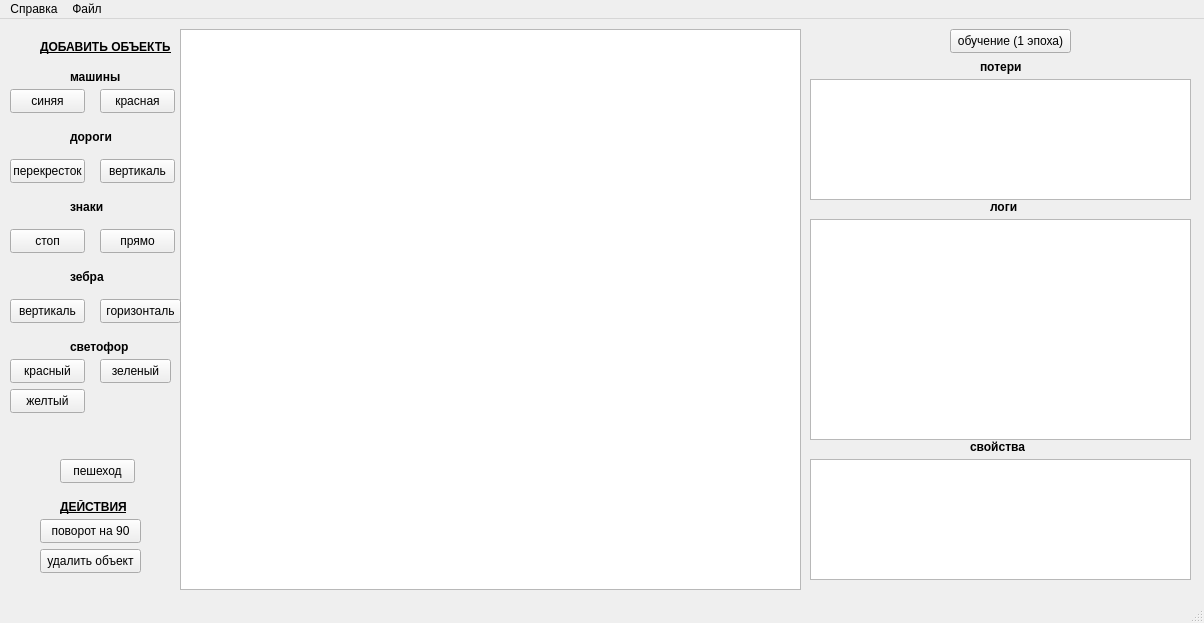
<?xml version="1.0" encoding="UTF-8"?>
<ui version="4.0">
 <class>MainWindow</class>
 <widget class="QMainWindow" name="MainWindow">
  <property name="geometry">
   <rect>
    <x>0</x>
    <y>0</y>
    <width>1204</width>
    <height>623</height>
   </rect>
  </property>
  <property name="windowTitle">
   <string>MainWindow</string>
  </property>
  <widget class="QWidget" name="centralwidget">
   <widget class="QGraphicsView" name="graphicsView">
    <property name="geometry">
     <rect>
      <x>180</x>
      <y>10</y>
      <width>621</width>
      <height>561</height>
     </rect>
    </property>
   </widget>
   <widget class="QPushButton" name="btn_opt">
    <property name="geometry">
     <rect>
      <x>40</x>
      <y>500</y>
      <width>101</width>
      <height>24</height>
     </rect>
    </property>
    <property name="text">
     <string>поворот на 90</string>
    </property>
   </widget>
   <widget class="QPushButton" name="btndel">
    <property name="geometry">
     <rect>
      <x>40</x>
      <y>530</y>
      <width>101</width>
      <height>24</height>
     </rect>
    </property>
    <property name="text">
     <string>удалить объект</string>
    </property>
   </widget>
   <widget class="QPushButton" name="learn">
    <property name="geometry">
     <rect>
      <x>950</x>
      <y>10</y>
      <width>121</width>
      <height>24</height>
     </rect>
    </property>
    <property name="text">
     <string>обучение (1 эпоха)</string>
    </property>
   </widget>
   <widget class="QPushButton" name="btnblue">
    <property name="geometry">
     <rect>
      <x>10</x>
      <y>70</y>
      <width>75</width>
      <height>24</height>
     </rect>
    </property>
    <property name="text">
     <string>синяя</string>
    </property>
   </widget>
   <widget class="QPushButton" name="btnred">
    <property name="geometry">
     <rect>
      <x>100</x>
      <y>70</y>
      <width>75</width>
      <height>24</height>
     </rect>
    </property>
    <property name="text">
     <string>красная</string>
    </property>
   </widget>
   <widget class="QLabel" name="label">
    <property name="geometry">
     <rect>
      <x>40</x>
      <y>20</y>
      <width>131</width>
      <height>16</height>
     </rect>
    </property>
    <property name="text">
     <string>&lt;html&gt;&lt;head/&gt;&lt;body&gt;&lt;p&gt;&lt;span style=&quot; font-weight:700; text-decoration: underline;&quot;&gt;ДОБАВИТЬ ОБЪЕКТЫ&lt;/span&gt;&lt;/p&gt;&lt;/body&gt;&lt;/html&gt;</string>
    </property>
   </widget>
   <widget class="QLabel" name="label_2">
    <property name="geometry">
     <rect>
      <x>70</x>
      <y>50</y>
      <width>71</width>
      <height>16</height>
     </rect>
    </property>
    <property name="text">
     <string>&lt;html&gt;&lt;head/&gt;&lt;body&gt;&lt;p&gt;&lt;span style=&quot; font-weight:700;&quot;&gt;машины&lt;/span&gt;&lt;/p&gt;&lt;/body&gt;&lt;/html&gt;</string>
    </property>
   </widget>
   <widget class="QLabel" name="label_3">
    <property name="geometry">
     <rect>
      <x>60</x>
      <y>480</y>
      <width>71</width>
      <height>16</height>
     </rect>
    </property>
    <property name="text">
     <string>&lt;html&gt;&lt;head/&gt;&lt;body&gt;&lt;p&gt;&lt;span style=&quot; font-weight:700; text-decoration: underline;&quot;&gt;ДЕЙСТВИЯ&lt;/span&gt;&lt;/p&gt;&lt;/body&gt;&lt;/html&gt;</string>
    </property>
   </widget>
   <widget class="QLabel" name="label_4">
    <property name="geometry">
     <rect>
      <x>70</x>
      <y>110</y>
      <width>61</width>
      <height>16</height>
     </rect>
    </property>
    <property name="text">
     <string>&lt;html&gt;&lt;head/&gt;&lt;body&gt;&lt;p&gt;&lt;span style=&quot; font-weight:700;&quot;&gt;дороги&lt;/span&gt;&lt;/p&gt;&lt;/body&gt;&lt;/html&gt;</string>
    </property>
   </widget>
   <widget class="QPushButton" name="proad">
    <property name="geometry">
     <rect>
      <x>10</x>
      <y>140</y>
      <width>75</width>
      <height>24</height>
     </rect>
    </property>
    <property name="text">
     <string>перекресток</string>
    </property>
   </widget>
   <widget class="QPushButton" name="vroad">
    <property name="geometry">
     <rect>
      <x>100</x>
      <y>140</y>
      <width>75</width>
      <height>24</height>
     </rect>
    </property>
    <property name="text">
     <string>вертикаль</string>
    </property>
   </widget>
   <widget class="QLabel" name="label_5">
    <property name="geometry">
     <rect>
      <x>70</x>
      <y>180</y>
      <width>49</width>
      <height>16</height>
     </rect>
    </property>
    <property name="text">
     <string>&lt;html&gt;&lt;head/&gt;&lt;body&gt;&lt;p&gt;&lt;span style=&quot; font-weight:700;&quot;&gt;знаки&lt;/span&gt;&lt;/p&gt;&lt;/body&gt;&lt;/html&gt;</string>
    </property>
   </widget>
   <widget class="QPushButton" name="btnstop">
    <property name="geometry">
     <rect>
      <x>10</x>
      <y>210</y>
      <width>75</width>
      <height>24</height>
     </rect>
    </property>
    <property name="text">
     <string>стоп</string>
    </property>
   </widget>
   <widget class="QPushButton" name="btnpr">
    <property name="geometry">
     <rect>
      <x>100</x>
      <y>210</y>
      <width>75</width>
      <height>24</height>
     </rect>
    </property>
    <property name="text">
     <string>прямо</string>
    </property>
   </widget>
   <widget class="QLabel" name="label_6">
    <property name="geometry">
     <rect>
      <x>70</x>
      <y>250</y>
      <width>49</width>
      <height>16</height>
     </rect>
    </property>
    <property name="text">
     <string>&lt;html&gt;&lt;head/&gt;&lt;body&gt;&lt;p&gt;&lt;span style=&quot; font-weight:700;&quot;&gt;зебра&lt;/span&gt;&lt;/p&gt;&lt;/body&gt;&lt;/html&gt;</string>
    </property>
   </widget>
   <widget class="QPushButton" name="vert">
    <property name="geometry">
     <rect>
      <x>10</x>
      <y>280</y>
      <width>75</width>
      <height>24</height>
     </rect>
    </property>
    <property name="text">
     <string>вертикаль</string>
    </property>
   </widget>
   <widget class="QPushButton" name="hor">
    <property name="geometry">
     <rect>
      <x>100</x>
      <y>280</y>
      <width>81</width>
      <height>24</height>
     </rect>
    </property>
    <property name="text">
     <string>горизонталь</string>
    </property>
   </widget>
   <widget class="QLabel" name="label_7">
    <property name="geometry">
     <rect>
      <x>70</x>
      <y>320</y>
      <width>101</width>
      <height>16</height>
     </rect>
    </property>
    <property name="text">
     <string>&lt;html&gt;&lt;head/&gt;&lt;body&gt;&lt;p&gt;&lt;span style=&quot; font-weight:700;&quot;&gt;светофор&lt;/span&gt;&lt;/p&gt;&lt;/body&gt;&lt;/html&gt;</string>
    </property>
   </widget>
   <widget class="QPushButton" name="svred">
    <property name="geometry">
     <rect>
      <x>10</x>
      <y>340</y>
      <width>75</width>
      <height>24</height>
     </rect>
    </property>
    <property name="text">
     <string>красный</string>
    </property>
   </widget>
   <widget class="QPushButton" name="svgr">
    <property name="geometry">
     <rect>
      <x>100</x>
      <y>340</y>
      <width>71</width>
      <height>24</height>
     </rect>
    </property>
    <property name="text">
     <string>зеленый</string>
    </property>
   </widget>
   <widget class="QPushButton" name="svyel">
    <property name="geometry">
     <rect>
      <x>10</x>
      <y>370</y>
      <width>75</width>
      <height>24</height>
     </rect>
    </property>
    <property name="text">
     <string>желтый</string>
    </property>
   </widget>
   <widget class="QPushButton" name="btnped">
    <property name="geometry">
     <rect>
      <x>60</x>
      <y>440</y>
      <width>75</width>
      <height>24</height>
     </rect>
    </property>
    <property name="text">
     <string>пешеход</string>
    </property>
   </widget>
   <widget class="QLabel" name="label_8">
    <property name="geometry">
     <rect>
      <x>990</x>
      <y>180</y>
      <width>49</width>
      <height>16</height>
     </rect>
    </property>
    <property name="text">
     <string>&lt;html&gt;&lt;head/&gt;&lt;body&gt;&lt;p&gt;&lt;span style=&quot; font-weight:700;&quot;&gt;логи&lt;/span&gt;&lt;/p&gt;&lt;/body&gt;&lt;/html&gt;</string>
    </property>
   </widget>
   <widget class="QLabel" name="label_9">
    <property name="geometry">
     <rect>
      <x>980</x>
      <y>40</y>
      <width>49</width>
      <height>16</height>
     </rect>
    </property>
    <property name="text">
     <string>&lt;html&gt;&lt;head/&gt;&lt;body&gt;&lt;p&gt;&lt;span style=&quot; font-weight:700;&quot;&gt;потери&lt;/span&gt;&lt;/p&gt;&lt;/body&gt;&lt;/html&gt;</string>
    </property>
   </widget>
   <widget class="QLabel" name="label_10">
    <property name="geometry">
     <rect>
      <x>970</x>
      <y>420</y>
      <width>71</width>
      <height>16</height>
     </rect>
    </property>
    <property name="text">
     <string>&lt;html&gt;&lt;head/&gt;&lt;body&gt;&lt;p&gt;&lt;span style=&quot; font-weight:700;&quot;&gt;свойства&lt;/span&gt;&lt;/p&gt;&lt;/body&gt;&lt;/html&gt;</string>
    </property>
   </widget>
   <widget class="QTableWidget" name="svoistva">
    <property name="geometry">
     <rect>
      <x>810</x>
      <y>440</y>
      <width>381</width>
      <height>121</height>
     </rect>
    </property>
   </widget>
   <widget class="QTableWidget" name="log">
    <property name="geometry">
     <rect>
      <x>810</x>
      <y>200</y>
      <width>381</width>
      <height>221</height>
     </rect>
    </property>
   </widget>
   <widget class="QTableWidget" name="loss">
    <property name="geometry">
     <rect>
      <x>810</x>
      <y>60</y>
      <width>381</width>
      <height>121</height>
     </rect>
    </property>
   </widget>
  </widget>
  <widget class="QMenuBar" name="menubar">
   <property name="geometry">
    <rect>
     <x>0</x>
     <y>0</y>
     <width>1204</width>
     <height>26</height>
    </rect>
   </property>
   <widget class="QMenu" name="menu">
    <property name="title">
     <string>Справка</string>
    </property>
   </widget>
   <widget class="QMenu" name="menu_3">
    <property name="title">
     <string>Файл</string>
    </property>
    <addaction name="action_JSON"/>
    <addaction name="action_JSON_2"/>
   </widget>
   <addaction name="menu"/>
   <addaction name="menu_3"/>
  </widget>
  <widget class="QStatusBar" name="statusbar"/>
  <action name="action">
   <property name="text">
    <string>Файл</string>
   </property>
  </action>
  <action name="action_2027">
   <property name="text">
    <string>пробник для демоэкзамена 2027</string>
   </property>
  </action>
  <action name="action_JSON">
   <property name="text">
    <string>сохранить JSON</string>
   </property>
  </action>
  <action name="action_JSON_2">
   <property name="text">
    <string>загрузить JSON</string>
   </property>
  </action>
 </widget>
 <resources/>
 <connections/>
</ui>
